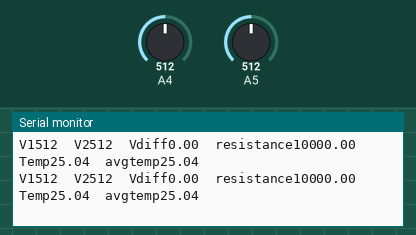
A sketch run on a simulated Arduino Uno, built with avr-gcc and run on an emulated ATmega328P. Parts: the last lines printed to the serial monitor. Inputs (shaded band) come from the test bench; at power-on: A5 = 512, A4 = 512. Storage starts empty.

Above: at 4.2 s.
4.3 s: A5 set to 306
At 4.39 s:
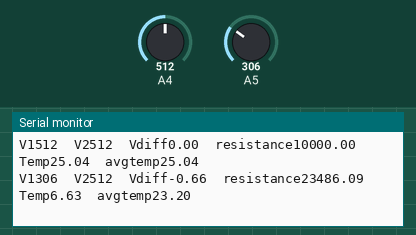
5.8 s: A5 set to 275
At 5.91 s:
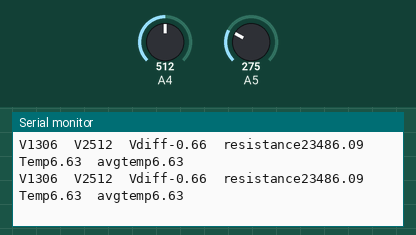
8.8 s: A4 set to 767
At 8.83 s:
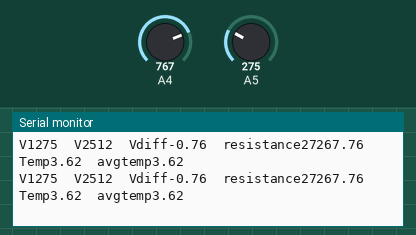
11.8 s: A4 set to 777
At 11.81 s:
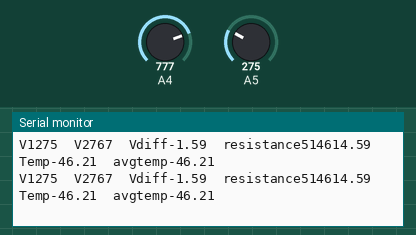
Timing chart, 0 to 14.8 s (numbered marks = the images above; inputs shaded):
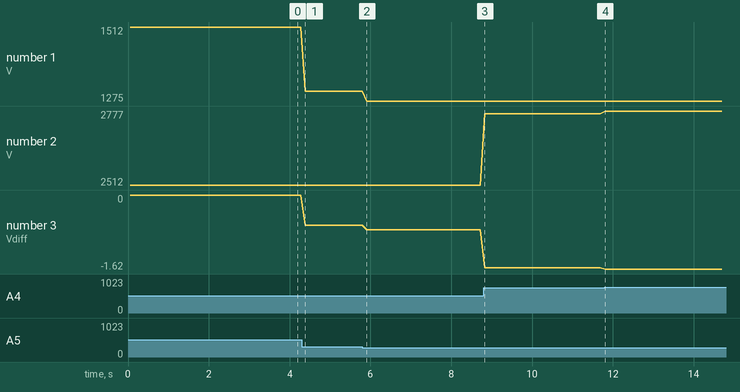

The sketch:

BMEN6000_thermistor_template.ino
```cpp
/**************************************************************************
Thermistors
BMEN 6000 - Signal Processing for Medical Devices 2025
 **************************************************************************/

// Fill in variable values correctly: 5 pts
// Required libraries

#include <Wire.h>
#include <SPI.h>
#include <SD.h>

// Input parameters

float R1 = 10000;
float R2 = 10000;
float R3 = 10000;
float inVoltage = 3.3;
float sampRate = 10;

// DAQ variables

int V1;
int V2;

// Temp calculation variables

float Vdiff;
float resistance;
float logR;
float SHa = 0.00113;
float SHb = 0.000234;
float SHc = 0.0000000875;
float temp;

// Moving average variables

int i = 0;
const int buffsize = 10;
float tempBuff[buffsize];
float sumTemp = 0;
float avgTemp = 0;

// Save data to SD card

const int chipSelect = 4;
File tempRecord;

// Initialize data acqusition and calculations

void setup() {

  Serial.begin(9600);
  while (!Serial);

  //Uncomment to use SD card

  SD.begin(chipSelect);
  if (!SD.begin(chipSelect)) {
    Serial.println("SD not found ");
    return;
  }
  Serial.println("SD found");

  tempRecord = SD.open("tempLog.txt", FILE_WRITE);
  if (tempRecord){
  tempRecord.println("Voltage (1)  Voltage (2)  Voltage (diff)  Resistance  Temp (C)  Average temp (C)");
  tempRecord.close();
  }
  else {
    Serial.println("error opening tempRecord.txt");
    return;
  }

  pinMode(A5, INPUT);
  pinMode(A4, INPUT);

}

void loop() {

  // Read voltage from Wheatstone bridge

  V1 = analogRead(A5);
  V2 = analogRead(A4);

  // Calculate difference between nodes (equivalent to voltage across bridge)
  Vdiff = ((V1 - V2)*(3.3/1023));
  // 3 pts


  // Calculate resistance from voltage
  resistance = ((R2*inVoltage - (R1+R2)*Vdiff)/(R1*inVoltage + (R1+R2)*Vdiff))*R3;
  // 7 pts


  // Calculate temperature from resistance
  logR = log(resistance);
  temp = 1/(SHa + SHb*logR + SHc*pow(logR,3));
  temp = temp - 273.15;
  //10 pts


  // Moving average
  sumTemp -= tempBuff[i];
  tempBuff[i] = temp;
  sumTemp += tempBuff[i];
  i = (i+1) % buffsize;
  avgTemp = sumTemp/buffsize;
  // 10 pts


  // Output (Serial.print prints to the serial monitor; tempRecord.print prints to the SD card)

  Serial.print("V1");
  Serial.print(V1);
  Serial.print("\t");
  Serial.print("V2");
  Serial.print(V2);
  Serial.print("\t");
  Serial.print("Vdiff");
  Serial.print(Vdiff);
  Serial.print("\t");
  Serial.print("resistance");
  Serial.print(resistance);
  Serial.print("\t");
  Serial.print("Temp");
  Serial.print(temp);
  Serial.print("\t");
  Serial.print("avgtemp");
  Serial.println(avgTemp);

  // Uncomment to use SD card

  tempRecord = SD.open("tempLog.txt", FILE_WRITE);

  if (tempRecord) {
    tempRecord.print("V1");
    tempRecord.print(V1);
    tempRecord.print("\t");
    tempRecord.print("V2");
    tempRecord.print(V2);
    tempRecord.print("\t");
    tempRecord.print("Vdiff");
    tempRecord.print(Vdiff);
    tempRecord.print("\t");
    tempRecord.print("resistance");
    tempRecord.print(resistance);
    tempRecord.print("\t");
    tempRecord.print("temp");
    tempRecord.print(temp);
    tempRecord.print("\t");
    tempRecord.print("avgtemp");
    tempRecord.println(avgTemp);
    tempRecord.close();
  }
  else {
    //Serial.println("error opening tempLog.txt");
    return;
  }

  //Implement sampling rate: 5 pts

  delay(1000/sampRate);

}
```

Measured:
- after the input at 4.3 s, the serial monitor: prints a new line after 0.09 s (image 1)
- plotted number 1: 1512 → 1306 after the input at 4.3 s, 1306 → 1275 after the input at 5.8 s
- plotted number 2: 2512 → 2767 after the input at 8.8 s, 2767 → 2777 after the input at 11.8 s
- plotted number 3: 0 → -0.66 after the input at 4.3 s, -0.66 → -0.76 after the input at 5.8 s, -0.76 → -1.59 after the input at 8.8 s, -1.59 → -1.62 after the input at 11.8 s
